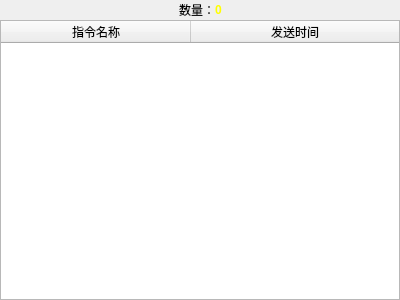
<?xml version="1.0" encoding="UTF-8"?>
<ui version="4.0">
 <class>LogRecordWgt</class>
 <widget class="QWidget" name="LogRecordWgt">
  <property name="geometry">
   <rect>
    <x>0</x>
    <y>0</y>
    <width>400</width>
    <height>300</height>
   </rect>
  </property>
  <property name="sizePolicy">
   <sizepolicy hsizetype="Preferred" vsizetype="Preferred">
    <horstretch>0</horstretch>
    <verstretch>0</verstretch>
   </sizepolicy>
  </property>
  <property name="windowTitle">
   <string>日志记录</string>
  </property>
  <layout class="QVBoxLayout" name="verticalLayout">
   <property name="spacing">
    <number>0</number>
   </property>
   <property name="leftMargin">
    <number>0</number>
   </property>
   <property name="topMargin">
    <number>0</number>
   </property>
   <property name="rightMargin">
    <number>0</number>
   </property>
   <property name="bottomMargin">
    <number>0</number>
   </property>
   <item>
    <layout class="QHBoxLayout" name="horizontalLayout">
     <property name="spacing">
      <number>0</number>
     </property>
     <item>
      <spacer name="horizontalSpacer">
       <property name="orientation">
        <enum>Qt::Horizontal</enum>
       </property>
       <property name="sizeHint" stdset="0">
        <size>
         <width>40</width>
         <height>20</height>
        </size>
       </property>
      </spacer>
     </item>
     <item>
      <widget class="QLabel" name="label">
       <property name="sizePolicy">
        <sizepolicy hsizetype="Minimum" vsizetype="Fixed">
         <horstretch>0</horstretch>
         <verstretch>0</verstretch>
        </sizepolicy>
       </property>
       <property name="minimumSize">
        <size>
         <width>0</width>
         <height>20</height>
        </size>
       </property>
       <property name="text">
        <string>数量：</string>
       </property>
      </widget>
     </item>
     <item>
      <widget class="QLabel" name="label_count">
       <property name="sizePolicy">
        <sizepolicy hsizetype="Preferred" vsizetype="Preferred">
         <horstretch>0</horstretch>
         <verstretch>0</verstretch>
        </sizepolicy>
       </property>
       <property name="font">
        <font>
         <family>Arial</family>
         <weight>75</weight>
         <bold>true</bold>
        </font>
       </property>
       <property name="styleSheet">
        <string notr="true">color: rgb(255, 255, 0);</string>
       </property>
       <property name="text">
        <string>0</string>
       </property>
      </widget>
     </item>
     <item>
      <spacer name="horizontalSpacer_2">
       <property name="orientation">
        <enum>Qt::Horizontal</enum>
       </property>
       <property name="sizeHint" stdset="0">
        <size>
         <width>40</width>
         <height>20</height>
        </size>
       </property>
      </spacer>
     </item>
    </layout>
   </item>
   <item>
    <widget class="QTableWidget" name="tableWidget">
     <property name="sizePolicy">
      <sizepolicy hsizetype="Expanding" vsizetype="Expanding">
       <horstretch>0</horstretch>
       <verstretch>0</verstretch>
      </sizepolicy>
     </property>
     <attribute name="horizontalHeaderDefaultSectionSize">
      <number>190</number>
     </attribute>
     <attribute name="horizontalHeaderStretchLastSection">
      <bool>true</bool>
     </attribute>
     <attribute name="verticalHeaderVisible">
      <bool>false</bool>
     </attribute>
     <column>
      <property name="text">
       <string>指令名称</string>
      </property>
     </column>
     <column>
      <property name="text">
       <string>发送时间</string>
      </property>
     </column>
    </widget>
   </item>
  </layout>
 </widget>
 <resources/>
 <connections/>
</ui>
